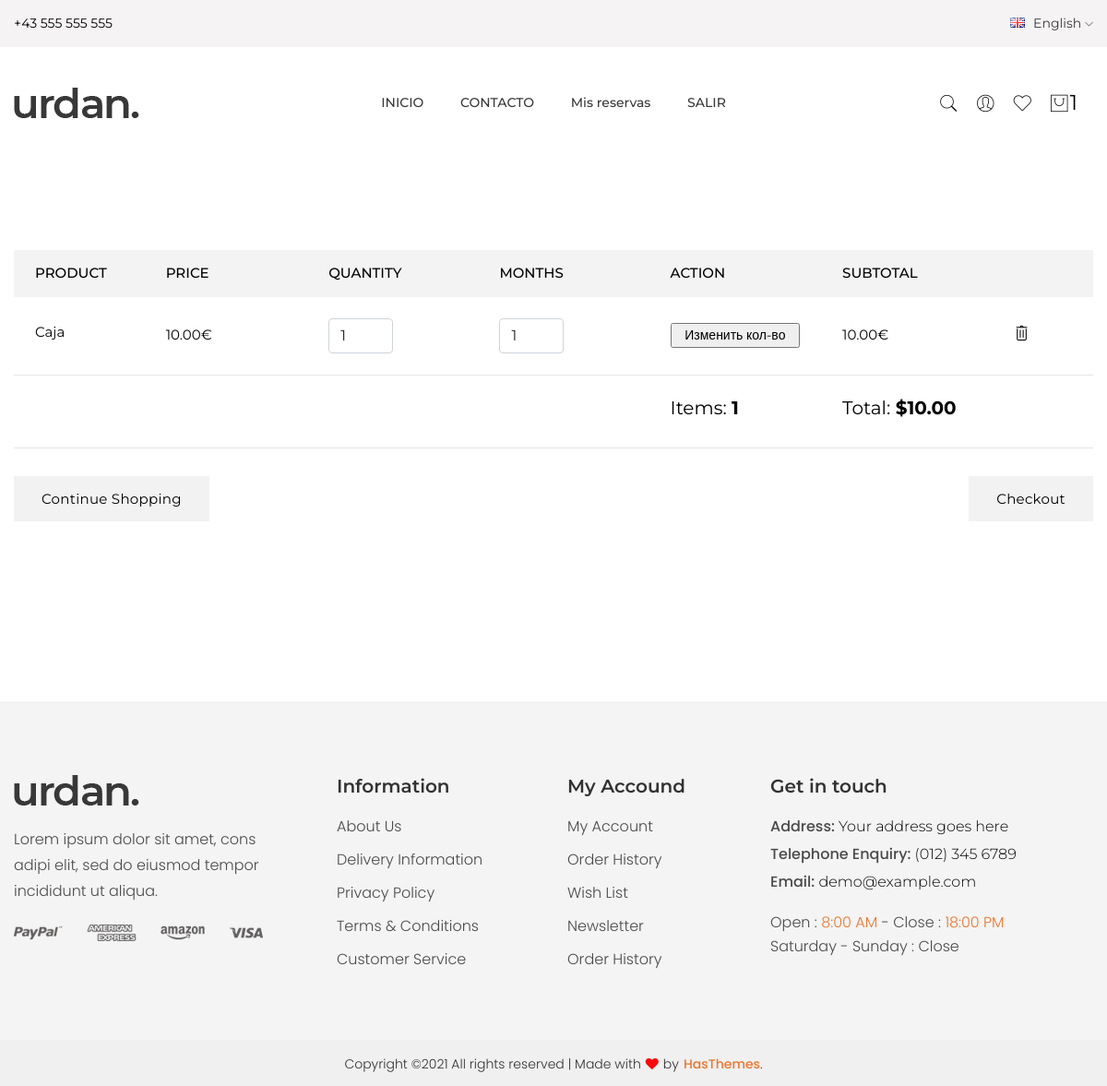
The app's page /cart/ (signed in), older data.
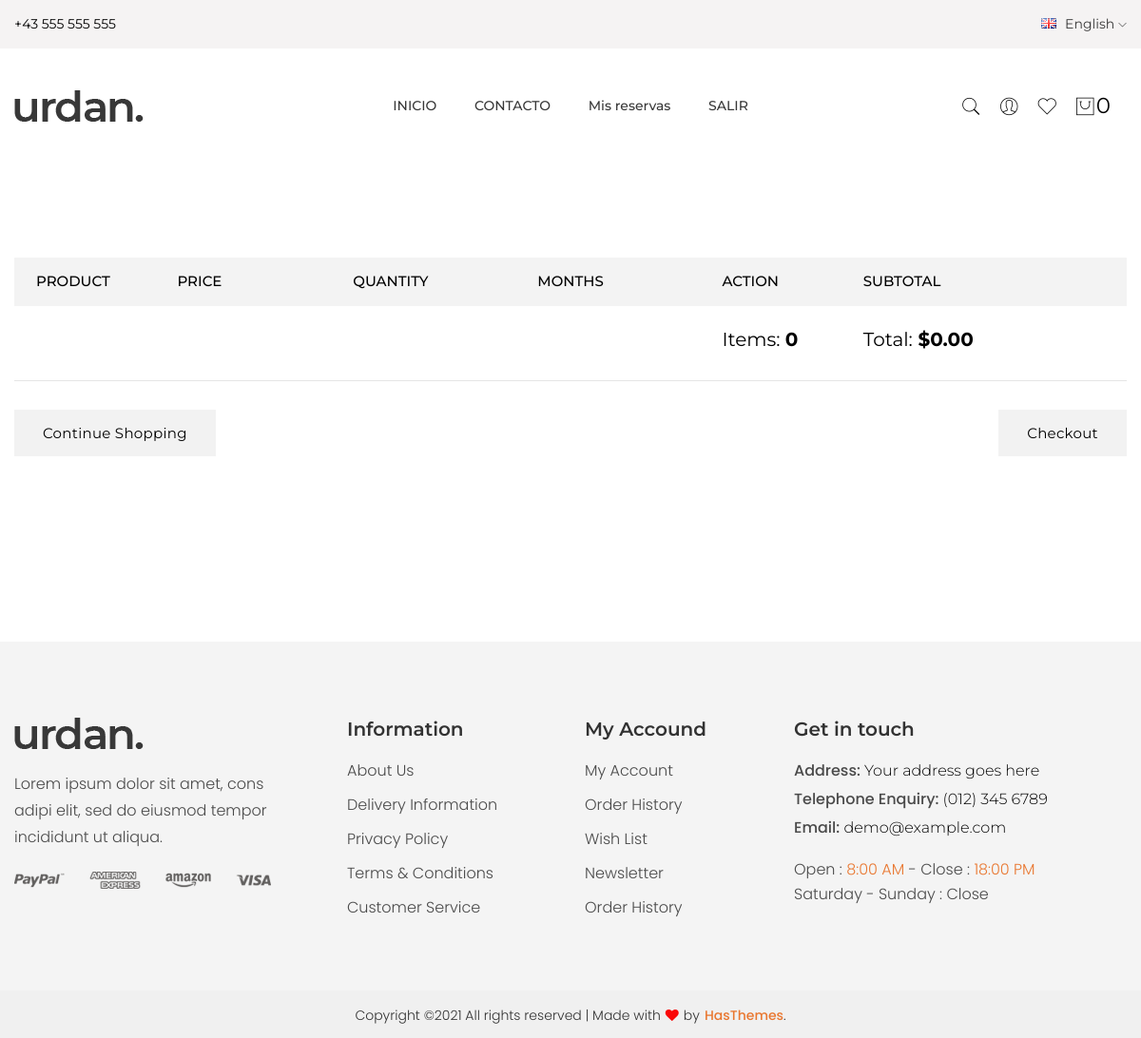
The same page, newer data.
### main/models.py (models this page shows, shortened)
class Cart(models.Model):
    owner = models.ForeignKey('Customer', verbose_name='Dueño',
                              on_delete=models.CASCADE)
    products = models.ManyToManyField(CartProduct, blank=True,
                                      related_name='related_cart')
    total_products = models.PositiveIntegerField(default=0)
    final_price = models.DecimalField('Precio de pedido', max_digits=9,
                                      default=0, decimal_places=2)
    in_order = models.BooleanField(default=False)
    for_anonymous_user = models.BooleanField(default=False)

class CartProduct(models.Model):
    user = models.ForeignKey('Customer', verbose_name='Cliente',
                             on_delete=models.CASCADE)
    cart = models.ForeignKey('Cart', verbose_name='Pedido',
                             on_delete=models.CASCADE,
                             related_name='related_products')
    item = models.ForeignKey(Item, verbose_name='Objeto',
                             on_delete=models.CASCADE)
    qty = models.PositiveIntegerField('Cantidad', default=1)
    month = models.PositiveIntegerField('Meses', default=1)
    final_price = models.DecimalField('Precio final', max_digits=9,
                                      decimal_places=2)

class Item(models.Model):
    title = models.CharField('Nombre', max_length=255)
    slug = models.SlugField(unique=True)
    image = models.ImageField('Imagen')
    description = models.TextField('Descripcion', null=True)
    price = models.DecimalField('Precio', max_digits=9, decimal_places=2)

### main/views.py (the view)
# urls.py: path('cart/', views.CartView.as_view(), name='cart'),
class CartView(CartMixin, View):
    def get(self, request, *args, **kwargs):
        context = {
            'cart': self.cart,
        }
        return render(request, 'main/cart.html', context)

### main/mixins.py (called while the page is built)
    def dispatch(self, request, *args, **kwargs):
        if request.user.is_authenticated:
            customer = Customer.objects.filter(user=request.user).first()
            if not customer:
                customer = Customer.objects.create(
                    user=request.user
                )
            cart = Cart.objects.filter(owner=customer, in_order=False).first()
            if not cart:
                cart = Cart.objects.create(owner=customer)
        else:
            cart = Cart.objects.filter(for_anonymous_user=True).first()
            if not cart:
                cart = Cart.objects.create(for_anonymous_user=True)
        self.cart = cart
        return super().dispatch(request, *args, **kwargs)

### main/templates/main/cart.html (shortened to what the changed rows need)
{% extends 'main/base.html' %}
{% load static %}
{% block content %}
<div class="cart-area pt-100 pb-100">
            <div class="container">
                <div class="row">
                    <div class="col-12">
                            <div class="cart-table-content">
                                <div class="table-content table-responsive">
                                    <table>
                                        <thead>
                                            <tr>
                                                <th class="width-thumbnail">Product</th>
                                                <th class="width-price"> Price</th>
                                                <th class="width-quantity">Quantity</th>
                                                <th class="width-quantity">Months</th>
		                                            <th class="width-thumbnail">Action</th>
                                                <th class="width-subtotal">Subtotal</th>
                                                <th class="width-remove"></th>
                                            </tr>
                                        </thead>
                                        <tbody>
                                            {% for item in cart.products.all %}
                                            <tr>
                                                <td class="product-name">
                                                    <h5><a href="product-details.html">{{item.item.title}}</a></h5>
                                                </td>
                                                <td class="product-cart-price"><span class="amount">{{item.item.price|floatformat:2}}€</span></td>
                                                <td class="cart-quality">
                                                   <form action="{% url 'change_qty' slug=item.item.slug %}" method="POST">
                                                     <input type="number" class="form-control" name="qty" style="width: 70px;" min="1" value="{{ item.qty }}">
		                                                  </td>
		                                            <td class="cart-quality">
                                                    <input type="number" class="form-control" name="month" style="width: 70px;" min="1" value="{{ item.month }}">
                                                </td>
		                                            <td class="cart-quality">
                                                     <input type="submit" class="cart-clear btn-hover" value="Изменить кол-во">
                                                </td>
                                                <td class="product-total"><span>{{item.final_price|floatformat:2}}€</span></td>
                                                <td class="product-remove"><a href="{% url 'delete_from_cart' slug=item.item.slug %}"><i class=" ti-trash "></i></a></td>
                                            </tr>
                                            {% endfor %}
                                            <tr>
		                                            <td class="cart-quality"><h5>Items: <strong>{{cart.total_products}}</strong></h5>
                                                </td>
                                                <td class="product-total"><h5>Total:<strong> ${{cart.final_price|floatformat:2}}</strong></h5></td>
                                            </tr>
                                        </tbody>
                                    </table>
                                </div>
                            </div>
                    </div>
                </div>
            </div>
        </div>
{% endblock content %}

### main/templates/main/base.html (shortened to what the changed rows need)
<!DOCTYPE html>
{% load static %}
{% load i18n %}
<html lang="es">
<head>
    <link rel="stylesheet" href="{% static 'assets/css/vendor/bootstrap.min.css' %}" />
    <link rel="stylesheet" href="{% static 'assets/css/vendor/pe-icon-7-stroke.css' %}" />
    <link rel="stylesheet" href="{% static 'assets/css/vendor/themify-icons.css' %}" />
    <link rel="stylesheet" href="{% static 'assets/css/vendor/font-awesome.min.css' %}" />
    <link rel="stylesheet" href="{% static 'assets/css/plugins/animate.css' %}" />
    <link rel="stylesheet" href="{% static 'assets/css/plugins/aos.css' %}" />
    <link rel="stylesheet" href="{% static 'assets/css/plugins/magnific-popup.css' %}" />
    <link rel="stylesheet" href="{% static 'assets/css/plugins/swiper.min.css' %}" />
    <link rel="stylesheet" href="{% static 'assets/css/plugins/jquery-ui.css' %}" />
    <link rel="stylesheet" href="{% static 'assets/css/plugins/nice-select.css' %}" />
    <link rel="stylesheet" href="{% static 'assets/css/plugins/select2.min.css' %}" />
    <link rel="stylesheet" href="{% static 'assets/css/plugins/easyzoom.css' %}" />
    <link rel="stylesheet" href="{% static 'assets/css/plugins/slinky.css' %}" />
    <link rel="stylesheet" href="{% static 'assets/css/style.css' %}" />
</head>
<body>
    <div class="main-wrapper main-wrapper-2">
        <header class="header-area header-responsive-padding header-height-1">
            <div class="header-bottom sticky-bar">
                <div class="container">
                    <div class="row align-items-center">
                        <div class="col-lg-3 col-md-6 col-6">
                            <div class="header-action-wrap">
                                <div class="header-action-style">
		                                {% if request.user.is_authenticated %}
                                    <a class="header-action-style" href="{% url 'cart' %}"><i class="pe-7s-shopbag"></i>
                                        <span class="product-count bg-black">{{ cart.products.count }}</span>
                                    </a>
		                                {% else %}
		                                <a class="" href=""><i class="pe-7s-shopbag"></i>
                                        <span class="product-count bg-black"></span>
                                    </a>
		                                {% endif %}
                                </div>
                            </div>
                        </div>
                    </div>
                </div>
            </div>
        </header>
		    {% block content %}
        {% endblock content %}
    </div>
</body>
</html>

Row changes from the older to the newer data that the page shows:
no longer on this page (row edited): Cart: products.count "1", total_products "1", final_price "10.00"
no longer on this page (row edited): CartProduct: item "Caja", item.price "10.00", qty "1", month "1", final_price "10.00"
added Cart: products.count "0", total_products "0", final_price "0.00"
